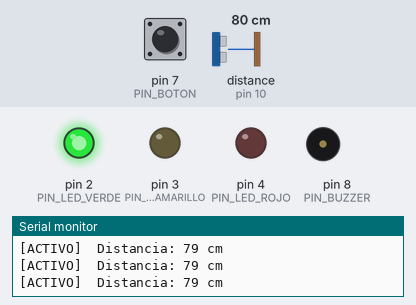
Recording of a sketch running on a simulated Arduino Uno, built with avr-gcc and run on an emulated ATmega328P. Shown: output pins drawn as LEDs (lit = HIGH), buzzer (waves = sounding), the last lines printed to the serial monitor. Wiring (inferred from the names in the program): ultrasonic range finder: trigger pin 9; echo pin 10. The inputs (shaded band) are chosen by the test bench; at power-on: distance to the obstacle (sensor on pin 10) 80 cm, pin 7 (PIN_BOTON) HIGH. The echo pulse lasts 58.3 µs per cm; pins used as bus, display or sensor lines are not drawn.

Above: at 1.2 s.
1.3 s: distance to the obstacle (sensor on pin 10) set to 34 cm
2.8 s: distance to the obstacle (sensor on pin 10) set to 29 cm
At 3.3 s:
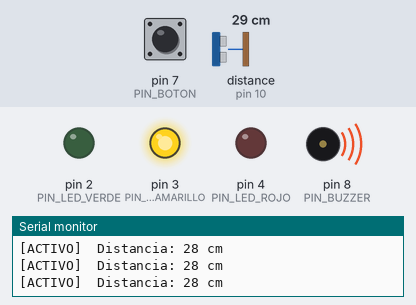
5.8 s: pin 7 (PIN_BOTON) pulled LOW for 0.15 s
At 8.28 s:
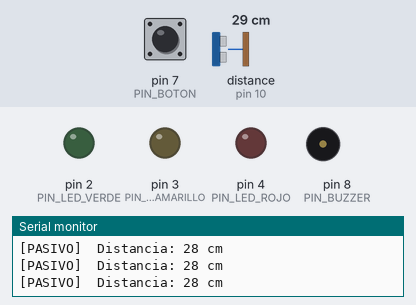
8.9 s: distance to the obstacle (sensor on pin 10) set to 24 cm
11.9 s: distance to the obstacle (sensor on pin 10) set to 19 cm
At 12.22 s:
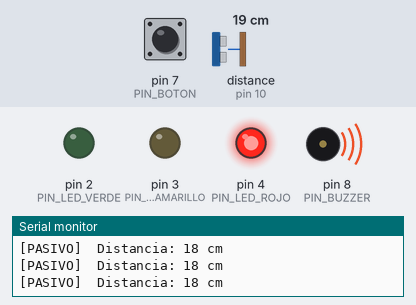
14.9 s: pin 7 (PIN_BOTON) pulled LOW for 1 s
At 15.17 s:
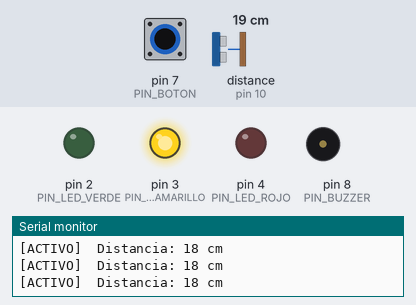
Timing chart, 0 to 19.9 s (numbered marks = the images above; inputs shaded):
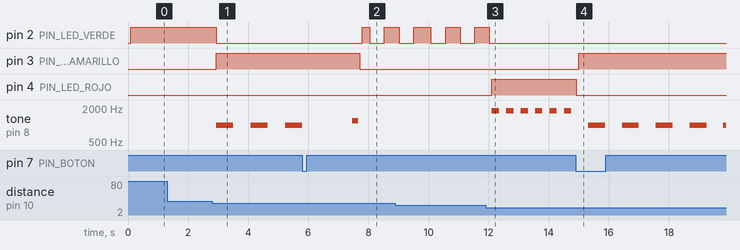

Measured:
- the behaviour switches between 32 and 31 cm on distance to the obstacle (sensor on pin 10) (found by bisection; images 0 and 1)
- the behaviour switches between 22 and 21 cm on distance to the obstacle (sensor on pin 10) (found by bisection; images 2 and 3)
- after the input at 2.8 s, pin 2 (PIN_LED_VERDE): HIGH → LOW after 0.13 s; pin 3 (PIN_LED_AMARILLO): LOW → HIGH after 0.13 s; tone on pin 8 (PIN_BUZZER): alternates 1000 Hz for 0.57 s and silent for 0.57 s, starting after 0.13 s
- after the input at 5.8 s, pin 2 (PIN_LED_VERDE): LOW → HIGH after 2.0 s, → LOW 0.25 s later, → HIGH 0.49 s later; pin 3 (PIN_LED_AMARILLO): HIGH → LOW after 1.9 s
- after the input at 11.9 s, pin 2 (PIN_LED_VERDE): goes on until 12.0 s, then stays LOW; pin 4 (PIN_LED_ROJO): LOW → HIGH after 0.21 s; tone on pin 8 (PIN_BUZZER): alternates 1800 Hz for 0.24 s and silent for 0.24 s, starting after 0.21 s
- after the input at 14.9 s, pin 3 (PIN_LED_AMARILLO): LOW → HIGH after 0.10 s; pin 4 (PIN_LED_ROJO): HIGH → LOW at once; tone on pin 8 (PIN_BUZZER): alternates 1000 Hz for 0.56 s and silent for 0.56 s, starting after 0.42 s

The sketch:

autoguard2.0.ino
```cpp
/*
 * ==========================================================
 *  AutoGuard: asistencia al estacionamiento y alerta de proximidad
 * ==========================================================
 *  Placa:   Arduino UNO R3
 *  Sensor:  Ultrasónico HC-SR04
 *  Salidas: 3 LED (verde, amarillo, rojo) + buzzer pasivo
 *  Entrada: 1 pulsador para cambiar de modo
 *
 *  MODOS DE FUNCIONAMIENTO
 *   - ACTIVO (estacionar): según la distancia al obstáculo se
 *     enciende un LED distinto y el buzzer suena con más urgencia
 *     a medida que el obstáculo se acerca.
 *   - PASIVO (vigilancia): al entrar al modo se mide una distancia
 *     base (calibración). Si después se detecta algo más cerca que
 *     esa base (menos un margen), se dispara una alarma.
 *
 *  CONEXIONES (mapa de pines)
 *   HC-SR04 : VCC -> 5V | GND -> GND | TRIG -> D9 | ECHO -> D10
 *   LED verde    -> D2 (con resistencia de 220 ohm a GND)
 *   LED amarillo -> D3 (con resistencia de 220 ohm a GND)
 *   LED rojo     -> D4 (con resistencia de 220 ohm a GND)
 *   Buzzer       -> D8 (el otro pin a GND)
 *   Pulsador     -> D7 (el otro pin a GND, usa INPUT_PULLUP)
 */

// ==========================================================
// 1. DECLARACIÓN DE PINES
// ==========================================================
const int PIN_TRIG         = 9;   // Pin que envía el pulso de disparo al sensor
const int PIN_ECHO         = 10;  // Pin que recibe el eco del sensor
const int PIN_LED_VERDE    = 2;   // LED verde: distancia segura
const int PIN_LED_AMARILLO = 3;   // LED amarillo: precaución
const int PIN_LED_ROJO     = 4;   // LED rojo: peligro / alarma
const int PIN_BUZZER       = 8;   // Buzzer pasivo
const int PIN_BOTON        = 7;   // Pulsador de cambio de modo

// ==========================================================
// 2. CONSTANTES DE CONFIGURACIÓN (umbrales y tiempos)
// ==========================================================
// Umbrales del modo activo (en centímetros)
const int ZONA_VERDE    = 30;   // Más de 30 cm: espacio suficiente
const int ZONA_AMARILLA = 15;   // Entre 15 y 30 cm: precaución
const int ZONA_CRITICA  = 6;    // Menos de 6 cm: tono continuo

// Parámetros del modo pasivo
const int DIST_MAX_VIGILANCIA = 40;
const int MARGEN_MINIMO        = 2;   // Margen mínimo en cm para disparar la alarma
const int MARGEN_PORCENTAJE    = 25;  // El margen es el 25 % de la distancia base (si supera al mínimo)
const int LECTURAS_PARA_ALARMA = 2;   // Lecturas seguidas que confirman una detección         // Base por defecto si el sensor no recibe eco
const unsigned long DURACION_ALARMA = 3000; // La alarma sigue sonando 3 s tras la última detección

// Parámetros de medición y botón
const int MUESTRAS                  = 3;      // Mediciones que se promedian por lectura
const unsigned long TIMEOUT_ECHO    = 25000;  // Espera máxima del eco en microsegundos (~4 m)
const unsigned long TIEMPO_REBOTE   = 50;     // Anti-rebote del pulsador en milisegundos
// ==========================================================
// 3. VARIABLES GLOBALES Y TIPOS
// ==========================================================
enum Modo { MODO_ACTIVO, MODO_PASIVO };   // Los dos modos del sistema

Modo modoActual = MODO_ACTIVO;            // Arranca en modo estacionamiento
int distanciaBase = DIST_MAX_VIGILANCIA;  // Distancia de referencia del modo pasivo
int lecturasSeguidas = 0;
bool alarmaActiva = false;                // true mientras la alarma pasiva está sonando
unsigned long ultimaDeteccion = 0;        // Momento de la última detección (millis)

int ultimoEstadoBoton = HIGH;             // Estado anterior del pulsador (HIGH = sin apretar)
unsigned long ultimoCambioBoton = 0;      // Momento del último cambio válido del pulsador

// ==========================================================
// 4. SETUP: se ejecuta una sola vez al encender
// ==========================================================
void setup() {
  Serial.begin(9600);                     // Monitor serie para ver distancias y modo

  pinMode(PIN_TRIG, OUTPUT);              // TRIG envía el pulso
  pinMode(PIN_ECHO, INPUT);               // ECHO recibe la respuesta

  pinMode(PIN_LED_VERDE, OUTPUT);         // LED como salidas
  pinMode(PIN_LED_AMARILLO, OUTPUT);
  pinMode(PIN_LED_ROJO, OUTPUT);
  pinMode(PIN_BUZZER, OUTPUT);            // Buzzer como salida

  pinMode(PIN_BOTON, INPUT_PULLUP);       // Pulsador con resistencia interna: apretado = LOW

  apagarSalidas();                        // Empezamos con todo apagado
  Serial.println("AutoGuard iniciado - Modo ACTIVO");
}

// ==========================================================
// 5. LOOP: lógica principal, se repite continuamente
// ==========================================================
void loop() {
  // 5.1 Revisar si se apretó el pulsador para cambiar de modo
  if (botonPresionado()) {
    cambiarModo();
  }

  // 5.2 Medir la distancia (promedio de varias lecturas; -1 si no hay eco)
  int distancia = medirDistancia(MUESTRAS);

  // 5.3 Mostrar información por el monitor serie
  Serial.print(modoActual == MODO_ACTIVO ? "[ACTIVO]  " : "[PASIVO]  ");
  Serial.print("Distancia: ");
  if (distancia == -1) {
    Serial.println("sin eco");
  } else {
    Serial.print(distancia);
    Serial.println(" cm");
  }

  // 5.4 Ejecutar la lógica del modo en el que estamos
  if (modoActual == MODO_ACTIVO) {
    ejecutarModoActivo(distancia);
  } else {
    ejecutarModoPasivo(distancia);
  }
}

// ==========================================================
// 6. FUNCIONES DE MEDICIÓN
// ==========================================================

// Hace UNA medición con el HC-SR04. Devuelve cm o -1 si no recibió eco.
int medirUnaVez() {
  digitalWrite(PIN_TRIG, LOW);            // Aseguramos que TRIG arranca en bajo
  delayMicroseconds(2);
  digitalWrite(PIN_TRIG, HIGH);           // Pulso de 10 microsegundos para disparar
  delayMicroseconds(10);
  digitalWrite(PIN_TRIG, LOW);

  // Mide cuánto tarda en volver el eco (con tiempo máximo de espera)
  long duracion = pulseIn(PIN_ECHO, HIGH, TIMEOUT_ECHO);

  if (duracion == 0) {                    // 0 significa que no volvió el eco
    return -1;
  }
  // Velocidad del sonido ~ 0,0343 cm/us; se divide por 2 por ir y volver
  return (int)(duracion * 0.0343 / 2);
}

// Promedia varias mediciones para reducir el ruido.
// Parámetro: cantidad de muestras. Devuelve cm o -1 si ninguna fue válida.
int medirDistancia(int muestras) {
  long suma = 0;                          // Acumulador de lecturas válidas
  int validas = 0;                        // Cuántas lecturas fueron válidas

  for (int i = 0; i < muestras; i++) {
    int lectura = medirUnaVez();
    if (lectura != -1) {                  // Solo promediamos lecturas con eco
      suma += lectura;
      validas++;
    }
    delay(25);                            // Pausa entre disparos para evitar ecos cruzados
  }

  if (validas == 0) {
    return -1;                            // Ninguna lectura válida
  }
  return suma / validas;                  // Promedio
}

// ==========================================================
// 7. FUNCIONES DE LOS MODOS
// ==========================================================

// MODO ACTIVO: asistencia al estacionamiento según la distancia.
void ejecutarModoActivo(int distancia) {
  if (distancia == -1 || distancia > ZONA_VERDE) {
    // Sin obstáculo cercano: LED verde y buzzer en silencio
    actualizarLeds(true, false, false);
    noTone(PIN_BUZZER);
  }
  else if (distancia > ZONA_AMARILLA) {
    // Precaución: LED amarillo y bip lento
    actualizarLeds(false, true, false);
    emitirAlerta(1000, 500);
  }
  else if (distancia > ZONA_CRITICA) {
    // Peligro: LED rojo y bip rápido
    actualizarLeds(false, false, true);
    emitirAlerta(1500, 150);
  }
  else {
    // Muy cerca: LED rojo y tono continuo (intervalo 0 = sin pausas)
    actualizarLeds(false, false, true);
    emitirAlerta(2000, 0);
  }
}

// MODO PASIVO: vigilancia con alarma si algo se acerca más que la distancia base.
void ejecutarModoPasivo(int distancia) {
  // El margen se adapta a la distancia base: 25 % de la base, con un mínimo de 2 cm
  int margen = distanciaBase * MARGEN_PORCENTAJE / 100;
  if (margen < MARGEN_MINIMO) {
    margen = MARGEN_MINIMO;
  }

  // Hay un objeto "nuevo" si se midió algo más cerca que la base menos el margen
  bool objetoCerca = (distancia != -1 && distancia < distanciaBase - margen);

  // Contamos lecturas seguidas para evitar falsas alarmas por ruido del sensor
  if (objetoCerca) {
    lecturasSeguidas++;
  } else {
    lecturasSeguidas = 0;
  }

  if (lecturasSeguidas >= LECTURAS_PARA_ALARMA) {
    alarmaActiva = true;                  // Se dispara la alarma
    ultimaDeteccion = millis();           // Guardamos cuándo fue
  }

  // La alarma se apaga sola si pasó el tiempo sin nuevas detecciones
  if (alarmaActiva && (millis() - ultimaDeteccion > DURACION_ALARMA)) {
    alarmaActiva = false;
  }

  if (alarmaActiva) {
    // Alarma: LED rojo y bips rápidos de tono agudo
    actualizarLeds(false, false, true);
    emitirAlerta(1800, 200);
  } else {
    // Vigilando: LED verde parpadeando lento
    actualizarLeds(false, false, false);
    digitalWrite(PIN_LED_VERDE, (millis() / 500) % 2);
    noTone(PIN_BUZZER);
  }
}

// Cambia entre modo activo y pasivo.
void cambiarModo() {
  apagarSalidas();

  if (modoActual == MODO_ACTIVO) {
    modoActual = MODO_PASIVO;
    Serial.println(">>> Cambio a modo PASIVO");
    calibrarModoPasivo();
  } else {
    modoActual = MODO_ACTIVO;
    Serial.println(">>> Cambio a modo ACTIVO");
  }
}

// Mide la distancia base del modo pasivo. LED amarillo = calibrando.
void calibrarModoPasivo() {
  actualizarLeds(false, true, false);     // Amarillo: calibrando
  Serial.println("Calibrando... alejate del sensor");
  delay(1500);                            // Tiempo para alejarse de la zona vigilada

  int base = medirDistancia(5);           // Más muestras para una base estable
  if (base == -1 || base > DIST_MAX_VIGILANCIA) {
    base = DIST_MAX_VIGILANCIA;           // Sin eco o muy lejos: usamos el valor por defecto
  }
  distanciaBase = base;
  alarmaActiva = false;

  Serial.print("Distancia base: ");
  Serial.print(distanciaBase);
  Serial.println(" cm");

  tone(PIN_BUZZER, 1200, 200);            // Bip corto de confirmación
  delay(250);
  actualizarLeds(false, false, false);
}

// ==========================================================
// 8. FUNCIONES AUXILIARES (salidas y entrada)
// ==========================================================

// Enciende o apaga cada LED según los parámetros recibidos.
void actualizarLeds(bool verde, bool amarillo, bool rojo) {
  digitalWrite(PIN_LED_VERDE, verde ? HIGH : LOW);
  digitalWrite(PIN_LED_AMARILLO, amarillo ? HIGH : LOW);
  digitalWrite(PIN_LED_ROJO, rojo ? HIGH : LOW);
}

// Hace sonar el buzzer sin bloquear el programa (usa millis en vez de delay).
// Parámetros: frecuencia en Hz e intervalo entre bips en ms.
// Si el intervalo es 0, el tono suena de forma continua.
void emitirAlerta(int frecuencia, int intervalo) {
  static unsigned long ultimoCambio = 0;  // Cuándo cambió por última vez el estado del bip
  static bool sonando = false;            // Si el buzzer está sonando en este momento

  if (intervalo == 0) {                   // Tono continuo
    tone(PIN_BUZZER, frecuencia);
    return;
  }

  if (millis() - ultimoCambio >= (unsigned long)intervalo) {
    ultimoCambio = millis();
    sonando = !sonando;                   // Alternamos entre sonar y silencio
    if (sonando) {
      tone(PIN_BUZZER, frecuencia);
    } else {
      noTone(PIN_BUZZER);
    }
  }
}

// Apaga todos los LED y el buzzer.
void apagarSalidas() {
  actualizarLeds(false, false, false);
  noTone(PIN_BUZZER);
}

// Detecta UNA pulsación del botón (con anti-rebote). Devuelve true al apretar.
bool botonPresionado() {
  int lectura = digitalRead(PIN_BOTON);
  bool presionado = false;

  // Solo consideramos el cambio si pasó el tiempo anti-rebote
  if (lectura != ultimoEstadoBoton && (millis() - ultimoCambioBoton > TIEMPO_REBOTE)) {
    ultimoCambioBoton = millis();
    if (lectura == LOW) {                 // LOW = botón apretado (por INPUT_PULLUP)
      presionado = true;
    }
    ultimoEstadoBoton = lectura;
  }
  return presionado;
}
```
